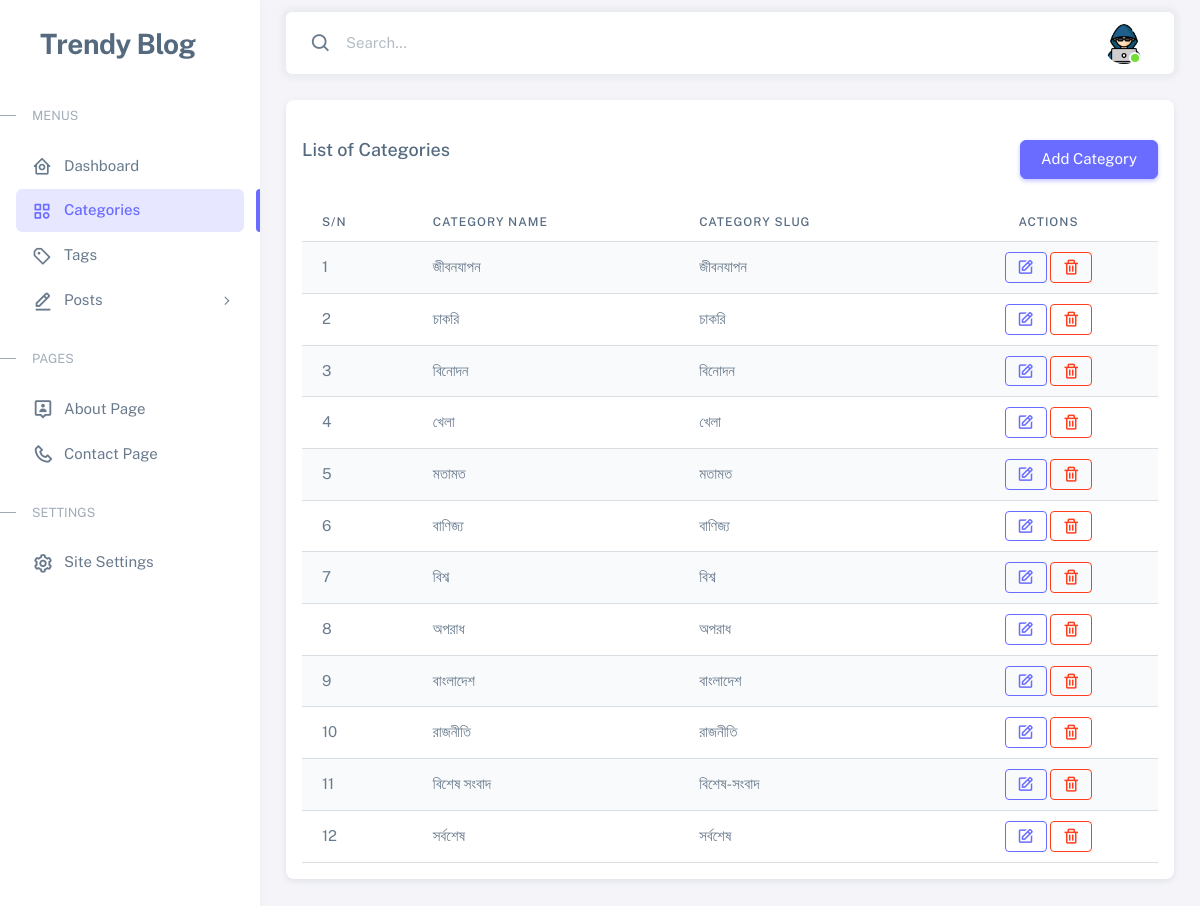
The app's page /admin/categories.php (signed in) with its own data.
### tables this page shows
CREATE TABLE `categories` (
  `id` bigint NOT NULL,
  `name` varchar(255) NOT NULL,
  `slug` varchar(255) NOT NULL
);

### classes/Profile.php (called while the page is built, shortened)
<?php
$realPath = dirname(__FILE__);
require_once $realPath . './../lib/Database.php';
class Profile
{
  private $db;
  public function __construct()
  {
    $this->db = new Database();
  }
  public function getProfile()
  {
    try {
      $id = $_SESSION['id'];
      $query = "SELECT * FROM admins WHERE id = :id";
      $params = [
        ':id' => $id
      ];
      $result = $this->db->query($query, $params);
      return $result->fetch(PDO::FETCH_ASSOC);
    } catch (PDOException $e) {
      return $e->getMessage();
    }
  }
}

### lib/Database.php (called while the page is built, shortened)
<?php
class  Database
{
    private $host = DB_HOST;
    private $user = DB_USER;
    private $password = DB_PASS;
    private $database = DB_NAME;
    private $conn;
    private function connectDB()
    {
        try {
            $this->conn = new PDO("mysql:host={$this->host};dbname={$this->database}", $this->user, $this->password);
            $this->conn->setAttribute(PDO::ATTR_ERRMODE, PDO::ERRMODE_EXCEPTION);
        } catch (PDOException $e) {
            echo "Connection failed: " . $e->getMessage();
        }
    }
    public function query($sql, $params = [])
    {
        $stmt = $this->conn->prepare($sql);
        $stmt->execute($params);
        return $stmt;
    }
}

### classes/Category.php (called while the page is built, shortened)
<?php
$realPath = dirname(__FILE__);
require_once $realPath . './../lib/Database.php';
class Category
{
    private $db;
    public function __construct()
    {
        $this->db = new Database();
    }
    public function getAllCategories()
    {
        try {
            $query = "SELECT * FROM categories ORDER BY id DESC ";
            $statement = $this->db->query($query);
            return $statement ?? "Category not found!";
        } catch (PDOException $e) {
            return $e->getMessage();
        }
    }
}

### admin/categories.php (the view, shortened to what this page needs)
<?php
include_once './layouts/head.php';
include_once './layouts/custom-css.php';
$category = new Category();
$categories = $category->getAllCategories();
?>
</head>
<body>
  <div class="layout-wrapper layout-content-navbar">
    <div class="layout-container">
      <?php include_once './layouts/sidebar.php'; ?>
      <div class="layout-page">
        <?php include_once './layouts/navbar.php'; ?>
        <div class="content-wrapper">
          <div class="container-xxl flex-grow-1 container-p-y">
            <div class="row mb-4 justify-content-center">
              <div class="col-xxl">
                <div class="card mb-4 p-3">
                  <div class="card-header px-0 m-0 d-flex justify-content-between">
                    <div class="head-label">
                      <h5 class="card-title mb-0">
                        List of Categories
                      </h5>
                    </div>
                    <div>
                      <a href="add-category.php"><button type="button" class="btn btn-primary">
                          Add Category
                        </button></a>
                    </div>
                  </div>
                  <table id="example" class="table table-striped" style="width: 100%">
                    <thead>
                      <tr>
                        <th>S/N</th>
                        <th>Category Name</th>
                        <th>Category slug</th>
                        <th class="text-center">Actions</th>
                      </tr>
                    </thead>
                    <tbody>
                      <?php
                      if ($categories) {
                        $i = 1;
                        while ($row = $categories->fetch(PDO::FETCH_ASSOC)) { ?>
                          <tr>
                            <td>
                              <?php echo $i++; ?>
                            </td>
                            <td>
                              <?php echo $row['name']; ?>
                            </td>
                            <td>
                              <?php echo $row['slug']; ?>
                            </td>
                            <td class="text-center">
                              <a class="btn btn-sm btn-outline-primary"
                                href="edit-category.php?id=<?php echo $row['id']; ?>">
                                <i class="fs-5 bx bx-edit"></i>
                              </a>
                              <a class="btn btn-sm btn-outline-danger btn-delete"
                                href="?id=<?php echo $row['id']; ?>"><i class="fs-5 bx bx-trash"></i></a>
                            </td>
                          </tr>
                          <?php
                        }
                      }
                      ?>
                    </tbody>
                  </table>
                </div>
              </div>
            </div>
          </div>
        </div>
      </div>
    </div>
  </div>
</body>
</html>

### admin/layouts/head.php (shortened to what this page needs)
<!DOCTYPE html>
<html lang="en">
<head>
  <link href='https://unpkg.com/boxicons@2.1.4/css/boxicons.min.css' rel='stylesheet'>
  <link rel="stylesheet" href="./assets/vendor/css/rtl/core.css" class="template-customizer-core-css" />
  <link rel="stylesheet" href="./assets/vendor/css/rtl/theme-default.css" class="template-customizer-theme-css" />
  <link rel="stylesheet" href="./assets/css/demo.css" />

### admin/layouts/custom-css.php
<link href="https://cdn.datatables.net/v/bs5/dt-1.13.6/r-2.5.0/datatables.min.css" rel="stylesheet">
<link rel="stylesheet" href="https://cdnjs.cloudflare.com/ajax/libs/toastr.js/latest/css/toastr.min.css">
<link href="
https://cdn.jsdelivr.net/npm/sweetalert2@11.7.32/dist/sweetalert2.min.css
" rel="stylesheet">

### admin/layouts/sidebar.php (shortened to what this page needs)
<?php
$currentPage = basename($_SERVER['PHP_SELF']);
?>
<aside id="layout-menu" class="layout-menu menu-vertical menu bg-menu-theme">
    <div class="app-brand demo">
        <a href="dashboard.php" class="app-brand-link">
            <span class="app-brand-text text-capitalize demo menu-text fw-bolder ms-2">Trendy Blog</span>
        </a>
    </div>
    <ul class="menu-inner py-1">
        <li class="menu-header small text-uppercase"><span class="menu-header-text">Menus</span></li>
        <li class="menu-item <?php if ($currentPage === 'dashboard.php')
            echo 'active'; ?>" id="menu-dashboard">
            <a href="./dashboard.php" class="menu-link">
                <i class="menu-icon tf-icons bx bx-home-circle"></i>
                <div>Dashboard</div>
            </a>
        </li>
        <li class="menu-item <?php if ($currentPage === 'categories.php' || $currentPage === 'add-category.php' || $currentPage === 'edit-category.php')
            echo 'active'; ?>">
            <a href="categories.php" class="menu-link">
                <i class="menu-icon tf-icons bx bx-category"></i>
                <div>Categories</div>
            </a>
        </li>
        <li class="menu-item <?php if ($currentPage === 'tags.php' || $currentPage === 'add-tag.php' || $currentPage === 'edit-tag.php')
            echo 'active'; ?>">
            <a href="tags.php" class="menu-link">
                <i class="menu-icon tf-icons bx bx-purchase-tag-alt"></i>
                <div>Tags</div>
            </a>
        </li>
        <li class="menu-item <?php if ($currentPage === 'posts.php' || $currentPage === 'add-post.php' || $currentPage === 'edit-post.php' || $currentPage === 'comments.php')
            echo 'active open'; ?>">
            <a href="javascript:void(0);" class="menu-link menu-toggle">
                <i class="menu-icon tf-icons fs-4 bx bx-edit-alt"></i>
                <div class="text-truncate" data-i18n="Users">Posts</div>
            </a>
        </li>
        <li class="menu-header small text-uppercase"><span class="menu-header-text">Pages</span></li>
        <li class="menu-item <?php if ($currentPage === 'about.php')
            echo 'active'; ?>">
            <a href="about.php" class="menu-link">
                <i class="menu-icon fs-4 tf-icons bx bx-user-pin"></i>
                <div>About Page</div>
            </a>
        </li>
        <li class="menu-item <?php if ($currentPage === 'contact-msg.php' || $currentPage === "contact-details.php")
            echo 'active'; ?>">
            <a href="contact-msg.php" class="menu-link">
                <i class="menu-icon fs-4 tf-icons bx bx-phone"></i>
                <div>Contact Page</div>
            </a>
        </li>
        <li class="menu-header small text-uppercase"><span class="menu-header-text">Settings</span></li>
        <li class="menu-item <?php if ($currentPage === 'site_settings.php')
            echo 'active'; ?>">
            <a href="site_settings.php" class="menu-link">
                <i class="menu-icon fs-4 tf-icons bx bx-cog"></i>
                <div>Site Settings</div>
            </a>
        </li>
    </ul>
</aside>

### admin/layouts/navbar.php (shortened to what this page needs)
<?php
$profileObj = new Profile();
$profile = $profileObj->getProfile();
?>
<nav class="layout-navbar container-xxl navbar navbar-expand-xl navbar-detached align-items-center bg-navbar-theme"
    id="layout-navbar">
    <div class="navbar-nav-right d-flex align-items-center" id="navbar-collapse">
        <div class="navbar-nav align-items-center">
            <div class="nav-item d-flex align-items-center">
                <i class="bx bx-search fs-4 lh-0"></i>
                <input type="text" class="form-control border-0 shadow-none" placeholder="Search..."
                    aria-label="Search..." />
            </div>
        </div>
        <ul class="navbar-nav flex-row align-items-center ms-auto">
            <li class="nav-item navbar-dropdown dropdown-user dropdown">
                <a class="nav-link dropdown-toggle hide-arrow" href="profile.php" data-bs-toggle="dropdown">
                    <div class="avatar avatar-online">
                        <img src="uploads/profile/<?php echo $profile['avatar']? $profile['avatar'] : 'default.png'; ?>" alt="" class="w-px-40 h-auto rounded-circle" />
                    </div>
                </a>
            </li>
        </ul>
    </div>
</nav>

### admin/assets/css/demo.css (style rules this page uses)
.menu .app-brand.demo { height: 64px; margin-top: 12px; }
.app-brand-text.demo { font-size: 1.75rem; letter-spacing: -0.5px; text-transform: lowercase; }

### records on screen
categories: name "জীবনযাপন", slug "জীবনযাপন"
categories: name "চাকরি", slug "চাকরি"
categories: name "বিনোদন", slug "বিনোদন"
categories: name "খেলা", slug "খেলা"
categories: name "মতামত", slug "মতামত"
categories: name "বাণিজ্য", slug "বাণিজ্য"
categories: name "বিশ্ব", slug "বিশ্ব"
categories: name "অপরাধ", slug "অপরাধ"
categories: name "বাংলাদেশ", slug "বাংলাদেশ"
categories: name "রাজনীতি", slug "রাজনীতি"
categories: name "বিশেষ সংবাদ", slug "বিশেষ-সংবাদ"
categories: name "সর্বশেষ", slug "সর্বশেষ"
